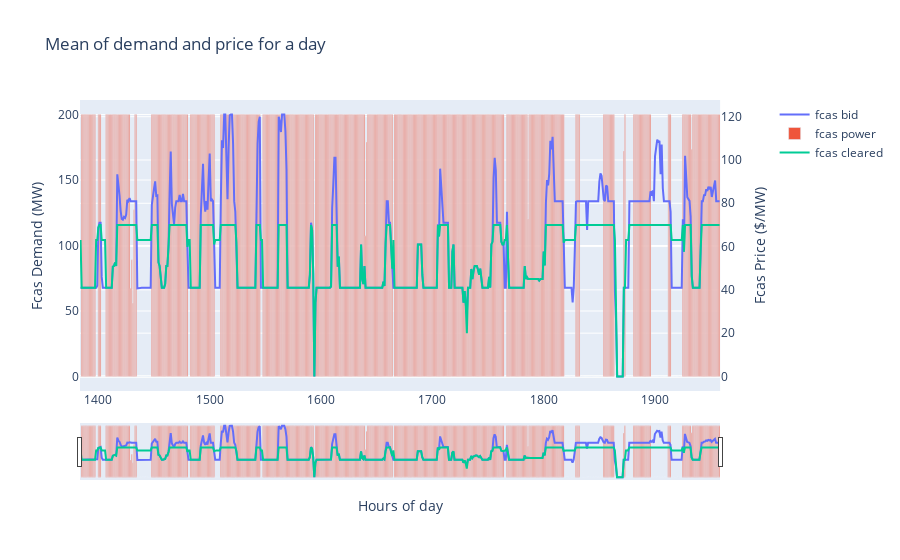

Notebook source saved alongside this figure:
### Code cell
fig = make_subplots(specs=[[{"secondary_y": True}]])
fig.add_trace(go.Scatter(x=results['timestamp'].index, y=results['battery_bid_fcas_price'], name='fcas bid'), secondary_y=True)
fig.add_trace(go.Bar(x=results['timestamp'].index, y=results['battery_bid_fcas_power'], name='fcas power'), secondary_y=False)
fig.add_trace(go.Scatter(x=results['timestamp'].index, y=results['fcas_clearing_price'], name='fcas cleared'), secondary_y=True)
#fig.add_trace(go.Scatter(x=results['timestamp'].index, y=results['raise_demand'], name='fcas demand'), secondary_y=True)

# Add figure title
fig.update_layout(
    title_text="Mean of demand and price for a day",
    xaxis_rangeslider_visible=True,
)

# Set x-axis title
fig.update_xaxes(title_text="Hours of day")

# Set y-axes titles
fig.update_yaxes(title_text="Fcas Price ($/MW)", secondary_y=True)
fig.update_yaxes(title_text="Fcas Demand (MW)", secondary_y=False)

fig.show()

### Figure 1 — Plotly figure (JSON) as saved in the notebook; plotly's stock layout.template omitted (floating-point values rounded to 4 significant figures; data arrays with more than 128 entries replaced by an {"elided": "..."} marker saying what was removed)
{"data": [{"name": "fcas bid", "type": "scatter", "x": {"elided": "575 int values"}, "xaxis": "x", "y": {"elided": "575 float values"}, "yaxis": "y2"}, {"name": "fcas power", "type": "bar", "x": {"elided": "575 int values"}, "xaxis": "x", "y": {"elided": "575 float values"}, "yaxis": "y"}, {"name": "fcas cleared", "type": "scatter", "x": {"elided": "575 int values"}, "xaxis": "x", "y": {"elided": "575 float values"}, "yaxis": "y2"}], "layout": {"title": {"text": "Mean of demand and price for a day"}, "xaxis": {"anchor": "y", "domain": [0, 0.94], "rangeslider": {"visible": true}, "title": {"text": "Hours of day"}}, "yaxis": {"anchor": "x", "domain": [0, 1], "title": {"text": "Fcas Demand (MW)"}}, "yaxis2": {"anchor": "x", "overlaying": "y", "side": "right", "title": {"text": "Fcas Price ($/MW)"}}}}
